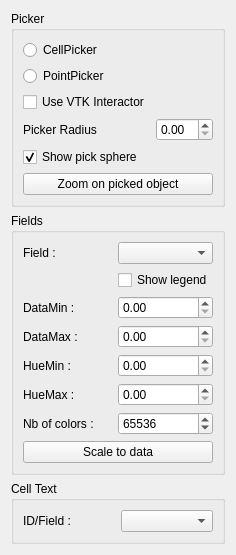
       <widget class="QWidget" name="scrollAreaWidgetContents_2">
        <property name="geometry">
         <rect>
          <x>0</x>
          <y>0</y>
          <width>214</width>
          <height>533</height>
         </rect>
        </property>
        <layout class="QVBoxLayout" name="verticalLayout_5">
         <item>
          <widget class="QGroupBox" name="groupBox_4">
           <property name="title">
            <string>Picker</string>
           </property>
           <layout class="QGridLayout" name="gridLayout_7">
            <item row="0" column="0">
             <widget class="QRadioButton" name="radioButton_CellPicker">
              <property name="text">
               <string>CellPicker</string>
              </property>
             </widget>
            </item>
            <item row="1" column="0">
             <widget class="QRadioButton" name="radioButton_PointPicker">
              <property name="text">
               <string>PointPicker</string>
              </property>
             </widget>
            </item>
            <item row="2" column="0">
             <widget class="QCheckBox" name="checkBox_UseVTKInteractor">
              <property name="text">
               <string>Use VTK Interactor</string>
              </property>
             </widget>
            </item>
            <item row="3" column="0">
             <widget class="QLabel" name="label_11">
              <property name="text">
               <string>Picker Radius</string>
              </property>
             </widget>
            </item>
            <item row="3" column="1">
             <widget class="QDoubleSpinBox" name="doubleSpinBox_PickerRadius"/>
            </item>
            <item row="4" column="0">
             <widget class="QCheckBox" name="checkBox_ShowPickSphere">
              <property name="text">
               <string>Show pick sphere</string>
              </property>
              <property name="checked">
               <bool>true</bool>
              </property>
             </widget>
            </item>
            <item row="5" column="0" colspan="2">
             <widget class="QPushButton" name="pushButton_ZoomOnPickedObject">
              <property name="text">
               <string>Zoom on picked object</string>
              </property>
             </widget>
            </item>
           </layout>
          </widget>
         </item>
         <item>
          <widget class="QGroupBox" name="groupBox_5">
           <property name="title">
            <string>Fields</string>
           </property>
           <layout class="QGridLayout" name="gridLayout_2">
            <item row="0" column="0">
             <widget class="QLabel" name="label_4">
              <property name="text">
               <string>Field :</string>
              </property>
             </widget>
            </item>
            <item row="0" column="1">
             <widget class="QComboBox" name="comboBox_Field"/>
            </item>
            <item row="1" column="1">
             <widget class="QCheckBox" name="checkBox_Legend">
              <property name="text">
               <string>Show legend</string>
              </property>
             </widget>
            </item>
            <item row="2" column="0">
             <widget class="QLabel" name="label_5">
              <property name="text">
               <string>DataMin :</string>
              </property>
             </widget>
            </item>
            <item row="2" column="1">
             <widget class="QDoubleSpinBox" name="doubleSpinBox_FieldMin"/>
            </item>
            <item row="3" column="0">
             <widget class="QLabel" name="label_6">
              <property name="text">
               <string>DataMax :</string>
              </property>
             </widget>
            </item>
            <item row="3" column="1">
             <widget class="QDoubleSpinBox" name="doubleSpinBox_FieldMax"/>
            </item>
            <item row="4" column="0">
             <widget class="QLabel" name="label_7">
              <property name="text">
               <string>HueMin :</string>
              </property>
             </widget>
            </item>
            <item row="4" column="1">
             <widget class="QDoubleSpinBox" name="doubleSpinBox_HueMin">
              <property name="maximum">
               <double>1.000000000000000</double>
              </property>
              <property name="singleStep">
               <double>0.010000000000000</double>
              </property>
             </widget>
            </item>
            <item row="5" column="0">
             <widget class="QLabel" name="label_8">
              <property name="text">
               <string>HueMax :</string>
              </property>
             </widget>
            </item>
            <item row="5" column="1">
             <widget class="QDoubleSpinBox" name="doubleSpinBox_HueMax">
              <property name="maximum">
               <double>1.000000000000000</double>
              </property>
              <property name="singleStep">
               <double>0.010000000000000</double>
              </property>
             </widget>
            </item>
            <item row="6" column="0">
             <widget class="QLabel" name="label_10">
              <property name="text">
               <string>Nb of colors :</string>
              </property>
             </widget>
            </item>
            <item row="6" column="1">
             <widget class="QSpinBox" name="spinBox_Color">
              <property name="minimum">
               <number>0</number>
              </property>
              <property name="maximum">
               <number>1048580</number>
              </property>
              <property name="value">
               <number>65536</number>
              </property>
             </widget>
            </item>
            <item row="7" column="0" colspan="2">
             <widget class="QPushButton" name="pushButton_ScaleToData">
              <property name="text">
               <string>Scale to data</string>
              </property>
             </widget>
            </item>
           </layout>
          </widget>
         </item>
         <item>
          <widget class="QGroupBox" name="groupBox_6">
           <property name="title">
            <string>Cell Text</string>
           </property>
           <layout class="QGridLayout" name="gridLayout_6">
            <item row="0" column="0">
             <widget class="QLabel" name="label_9">
              <property name="text">
               <string>ID/Field :</string>
              </property>
             </widget>
            </item>
            <item row="0" column="1">
             <widget class="QComboBox" name="comboBox_CellTextField"/>
            </item>
           </layout>
          </widget>
         </item>
        </layout>
       </widget>
